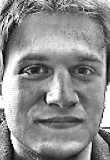
%> input picture diploma/2007/Система online контроля доступа конечного пользователя - Дурнов Денис - РК9-101/sources/work/Fnew.tif, 110 x 160 px
$ octave --eval "result = ddk_comp1('../Fnew.tif');"   (GNU Octave 9; MATLAB toolbox functions it lacks are replaced by stand-ins)
%> lines starting %> are read from the running program, lines starting %| are printed output that depends on the picture
### diploma/2007/Система online контроля доступа конечного пользователя - Дурнов Денис - РК9-101/sources/work/Old_function/ddk_histequal.m
function ddk_histequal(I)
%      Функция выдает эквализацию гистограммы изображения.
% Она принимает массив значения яркостей пикселей изображения.
%           Дурнов Денис 13.05.2006 16:03
% I = imread(filename);
[J,T] = histeq(I);
plot((0:255)/255,T);

### diploma/2007/Система online контроля доступа конечного пользователя - Дурнов Денис - РК9-101/sources/work/Old_function/ddk_comp1.m
function Ia = ddk_comp1(filename)
%> called with filename = '../Fnew.tif'
% Функция сравнения методов улучшения изображений, предоставленных средсвтвами MATLAB 7.
% Изображение должно быть представленно в формате *.tif. Функция получает
% начальным параметром имя изображения (оно должно находиться в главном
% корневом каталоге).
%         Дурнов Денис 13.05.2006 14:00
I = imread(filename);
%> I is the input picture: size 160x110 uint8; min 2, max 255, mean 142.5
B = edge(I, 'canny');
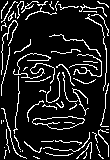
%> B: size 160x110 logical; 12.7% white in thin lines or dots
Ih = histeq(I);
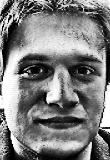
%> Ih: size 160x110 uint8; min 0, max 255, mean 126.4
Bh = edge(Ih, 'canny');
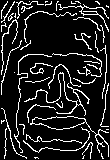
%> Bh: size 160x110 logical; 13% white in thin lines or dots
Ii = imadjust(I, stretchlim(I), []);
Bi = edge(Ii, 'canny');
%> Bi: size 160x110 logical; 12.7% white in thin lines or dots
Ia = adapthisteq(I);
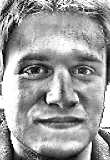
%> Ia: size 160x110 uint8; min 0, max 255, mean 157.3
Ba = edge(Ia, 'canny');
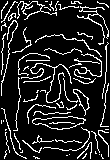
%> Ba: size 160x110 logical; 14% white in thin lines or dots
figure;
subplot(4, 4, 1); imshow(I); title('original');
subplot(4, 4, 2); imhist(I); title('histogram');
subplot(4, 4, 3); ddk_histequal(I); title('Equalization');
%> in ddk_histequal, `[J,T] = histeq(I);`: T = 256 values from 0 to 1
subplot(4, 4, 4); imshow(B); title('edge by Canny');
subplot(4, 4, 5); imshow(Ih); title('histeq');
subplot(4, 4, 6); imhist(Ih); title('histogram');
subplot(4, 4, 7); ddk_histequal(Ih); title('Equalization');
subplot(4, 4, 8); imshow(Bh); title('edge by Canny');
subplot(4, 4, 9); imshow(Ii); title('imadjust');
subplot(4, 4, 10); imhist(Ii); title('histogram');
subplot(4, 4, 11); ddk_histequal(Ii); title('Equalization');
subplot(4, 4, 12); imshow(Bi); title('edge by Canny');
subplot(4, 4, 13); imshow(Ia); title('adapthisteq');
subplot(4, 4, 14); imhist(Ia); title('histogram');
subplot(4, 4, 15); ddk_histequal(Ia); title('Equalization');
%> in ddk_histequal (call 4), `[J,T] = histeq(I);`:
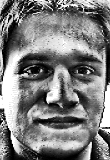
%> J: size 160x110 uint8; min 0, max 255, mean 126.5
%> `result = ddk_comp1('../Fnew.tif');`:
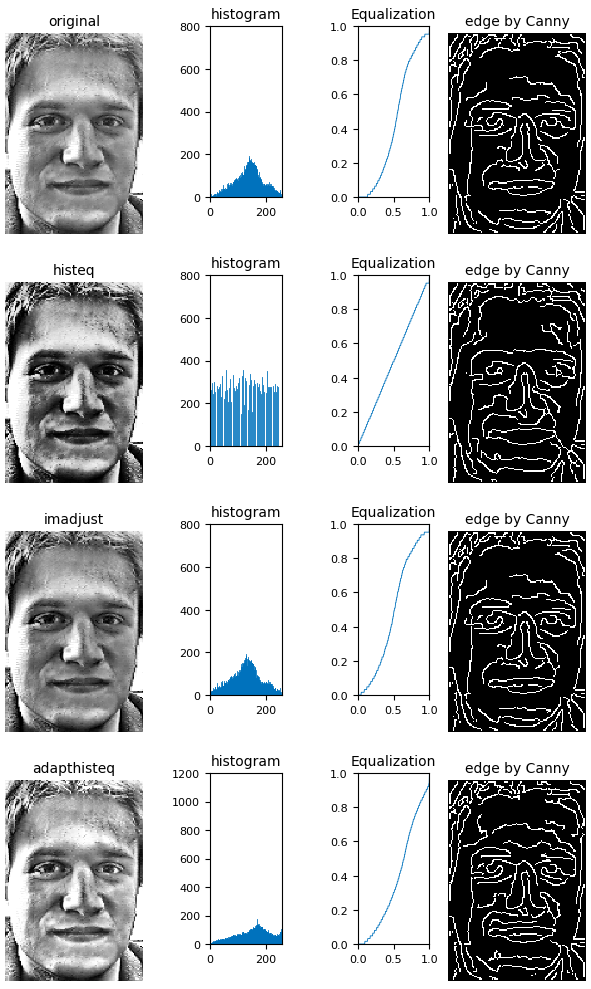
%> figure redrawn from the program's plot data, 16 panels
subplot(4, 4, 16); imshow(Ba); title('edge by Canny');

$ run again, on diploma/2007/Система online контроля доступа конечного пользователя - Дурнов Денис - РК9-101/sources/work/I.tif
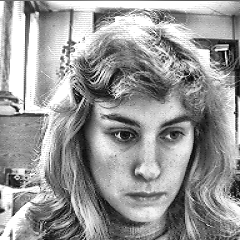
%> input picture diploma/2007/Система online контроля доступа конечного пользователя - Дурнов Денис - РК9-101/sources/work/I.tif, 240 x 240 px
%> in ddk_comp1, I is the input picture: size 240x240 uint8; min 1, max 255, mean 153.1
%> in ddk_comp1, `B = edge(I, 'canny');`:
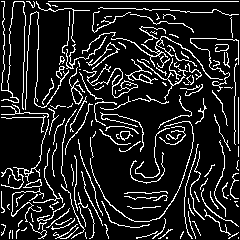
%> B: size 240x240 logical; 13.5% white in thin lines or dots
%> Bh: size 240x240 logical; 13.1% white in thin lines or dots
%> Bi: size 240x240 logical; 13.3% white in thin lines or dots
%> Ba: size 240x240 logical; 14.3% white in thin lines or dots
%> T = 256 values from 0 to 1
%> in ddk_histequal (call 4), `[J,T] = histeq(I);`:
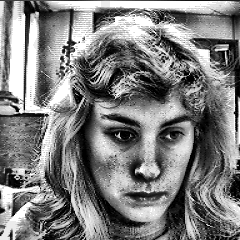
%> J: size 240x240 uint8; min 0, max 255, mean 126.9

$ run again, on diploma/2007/Система online контроля доступа конечного пользователя - Дурнов Денис - РК9-101/sources/work/Middle.tif
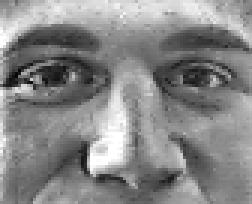
%> input picture diploma/2007/Система online контроля доступа конечного пользователя - Дурнов Денис - РК9-101/sources/work/Middle.tif, 84 x 68 px (shown 3 times larger)
%> in ddk_comp1, I is the input picture: size 68x84 uint8; min 7, max 255, mean 134.7
%> in ddk_comp1, `B = edge(I, 'canny');`:
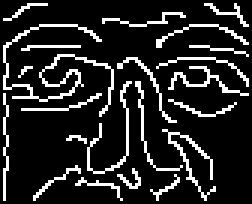
%> B: size 68x84 logical (shown 3 times larger); 14.6% white in thin lines or dots
%> Bh: size 68x84 logical; 13.4% white in thin lines or dots
%> Bi: size 68x84 logical; 14.5% white in thin lines or dots
%> Ba: size 68x84 logical; 16.5% white in thin lines or dots
%> T = 256 values from 0 to 1
%> in ddk_histequal (call 4), `[J,T] = histeq(I);`:
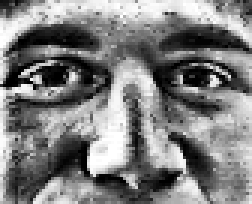
%> J: size 68x84 uint8 (shown 3 times larger); min 0, max 255, mean 126.1

$ run again, on diploma/2007/Система online контроля доступа конечного пользователя - Дурнов Денис - РК9-101/sources/work/Plus_eye.tif
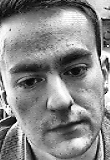
%> input picture diploma/2007/Система online контроля доступа конечного пользователя - Дурнов Денис - РК9-101/sources/work/Plus_eye.tif, 110 x 160 px
%> in ddk_comp1, I is the input picture: size 160x110 uint8; min 1, max 255, mean 137.3
%> B: size 160x110 logical; 11.8% white in thin lines or dots
%> Bh: size 160x110 logical; 11.8% white in thin lines or dots
%> Bi: size 160x110 logical; 11.8% white in thin lines or dots
%> Ba: size 160x110 logical; 14.8% white in thin lines or dots
%> T = 256 values from 0 to 1
%> in ddk_histequal (call 4), `[J,T] = histeq(I);`:
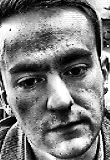
%> J: size 160x110 uint8; min 0, max 255, mean 126.2
